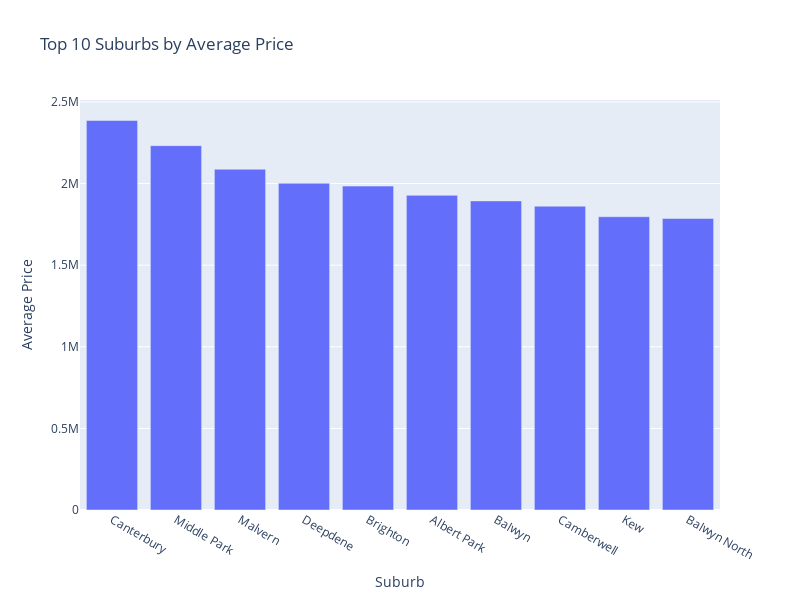

Write notebook code for a chart like this one.
### Code cell
import plotly.express as px

# Convert 'Average Price' column to float data type
average_price_distance_df['Average Price'] = average_price_distance_df['Average Price'].astype(float)

# Get the top 10 suburbs based on average price
top_10_suburbs = average_price_distance_df.nlargest(10, 'Average Price')

# Create the interactive bar plot
fig = px.bar(top_10_suburbs, x='Suburb', y='Average Price', title='Top 10 Suburbs by Average Price')
fig.update_layout(xaxis_title='Suburb', yaxis_title='Average Price')

# Adjust the plot size
fig.update_layout(width=800, height=600)

# Save the plot as an image
output_filepath = 'Graphs/q3_most_expensive_suburbs.png'
fig.write_image(output_filepath)

# Show the plot
fig.show()

#

### Figure 1 — Plotly figure (JSON) as saved in the notebook; plotly's stock layout.template omitted (floating-point values rounded to 4 significant figures)
{"data": [{"alignmentgroup": "True", "hovertemplate": "Suburb=%{x}<br>Average Price=%{y}<extra></extra>", "legendgroup": "", "marker": {"color": "#636efa", "pattern": {"shape": ""}}, "name": "", "offsetgroup": "", "orientation": "v", "showlegend": false, "textposition": "auto", "type": "bar", "x": ["Canterbury", "Middle Park", "Malvern", "Deepdene", "Brighton", "Albert Park", "Balwyn", "Camberwell", "Kew", "Balwyn North"], "xaxis": "x", "y": [2386000.0, 2232000.0, 2088000.0, 2002000.0, 1984000.0, 1928000.0, 1894000.0, 1861000.0, 1797000.0, 1786000.0], "yaxis": "y"}], "layout": {"barmode": "relative", "height": 600, "legend": {"tracegroupgap": 0}, "title": {"text": "Top 10 Suburbs by Average Price"}, "width": 800, "xaxis": {"anchor": "y", "domain": [0, 1], "title": {"text": "Suburb"}}, "yaxis": {"anchor": "x", "domain": [0, 1], "title": {"text": "Average Price"}}}}
